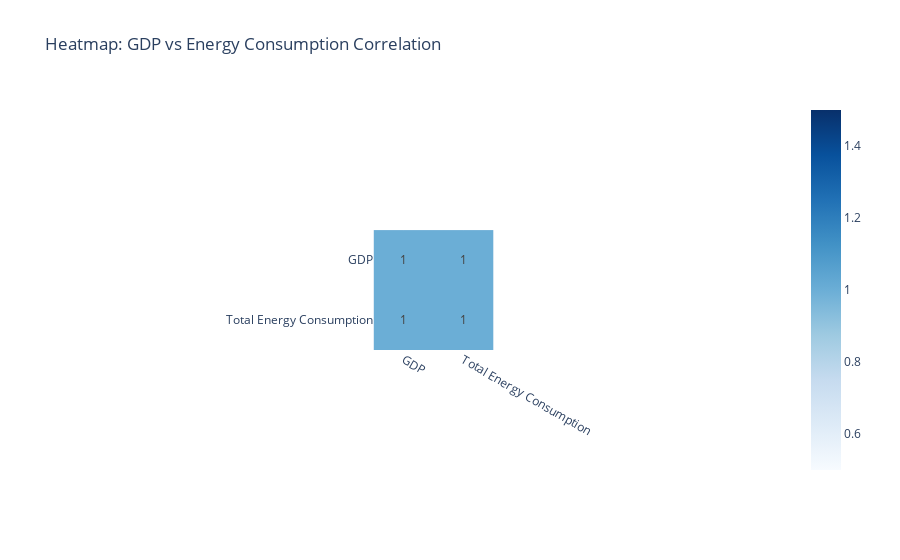

Notebook cell for this chart:
### Code cell
import plotly.express as px

# Correlation Matrix (Using GDP and Energy Consumption)
df_corr = df_merged[["GDP", "Total Energy Consumption"]].corr()

# Create Heatmap using Plotly
fig_heatmap = px.imshow(
    df_corr,
    text_auto=True,
    color_continuous_scale='Blues',
    title="Heatmap: GDP vs Energy Consumption Correlation",
)

# Show the plot
fig_heatmap.show()

### Figure 1 — Plotly figure (JSON) as saved in the notebook; plotly's stock layout.template omitted (floating-point values rounded to 4 significant figures)
{"data": [{"coloraxis": "coloraxis", "hovertemplate": "x: %{x}<br>y: %{y}<br>color: %{z}<extra></extra>", "name": "0", "texttemplate": "%{z}", "type": "heatmap", "x": ["GDP", "Total Energy Consumption"], "xaxis": "x", "y": ["GDP", "Total Energy Consumption"], "yaxis": "y", "z": [[1, 1], [1, 1]]}], "layout": {"autosize": true, "coloraxis": {"colorscale": [[0, "rgb(247,251,255)"], [0.125, "rgb(222,235,247)"], [0.25, "rgb(198,219,239)"], [0.375, "rgb(158,202,225)"], [0.5, "rgb(107,174,214)"], [0.625, "rgb(66,146,198)"], [0.75, "rgb(33,113,181)"], [0.875, "rgb(8,81,156)"], [1, "rgb(8,48,107)"]]}, "title": {"text": "Heatmap: GDP vs Energy Consumption Correlation"}, "xaxis": {"anchor": "y", "autorange": true, "constrain": "domain", "domain": [0.4153, 0.5847], "range": [-0.5, 1.5], "scaleanchor": "y", "type": "category"}, "yaxis": {"anchor": "x", "autorange": true, "constrain": "domain", "domain": [0, 1], "range": [1.5, -0.5], "type": "category"}}}
